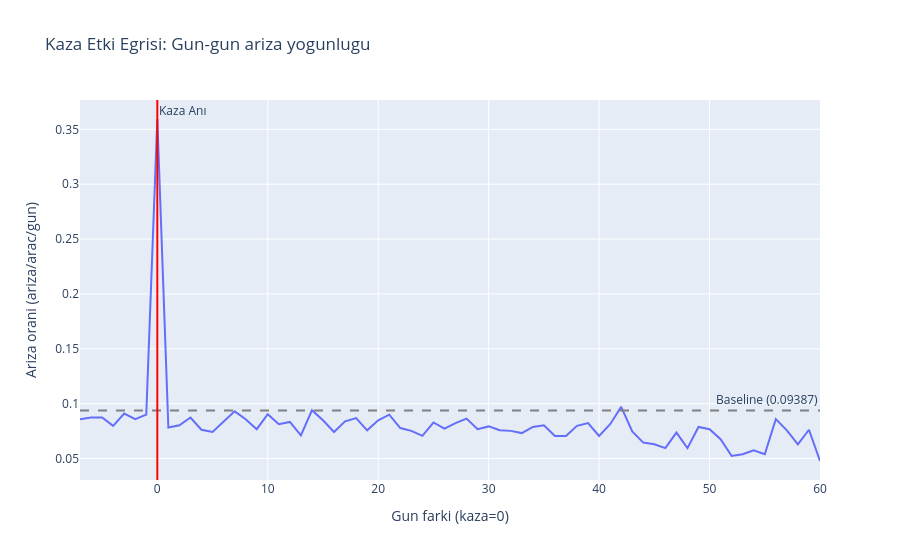

Notebook code cell kept with this figure:
### Markdown cell above
---

## 5. Etki Süresi Eğrisi (Gün-gün Wave)
Kaza etkisi ne kadar sürede sönüyor? -7 ile +60 gün arası eğri.

### Code cell
# BOLUM 5: Etki Suresi Egrisi (Gun-gun Wave)
# Soru: Kaza sonrasi etki ne kadar surede sonuyor?
# Yontem: -7 ila +60 gun arasi gun-gun ariza yogunlugu

# Tum kaza-ariza ciftleri icin gun farki
ariza_kaza_full = df_ariza.merge(
    df_kaza[['kapino', 'kazasaat']], left_on='KAPINO', right_on='kapino', how='inner'
)
ariza_kaza_full['gun_farki'] = (
    ariza_kaza_full['OLAYTARIHI'] - ariza_kaza_full['kazasaat']
).dt.total_seconds() / 86400
ariza_kaza_full['gun_farki_int'] = ariza_kaza_full['gun_farki'].round().astype(int)

# -7..+60 gun penceresi
window_df = ariza_kaza_full[(ariza_kaza_full['gun_farki_int'] >= -7) & (ariza_kaza_full['gun_farki_int'] <= 60)]
gun_dist = window_df.groupby('gun_farki_int').size().reindex(range(-7, 61), fill_value=0)

# Her gun icin: araba × pencere içinde olan kaza sayısı
# Her kaza için -7..+60 = 68 gunluk pencere acar
n_kaza = len(df_kaza)
expected_aracgun_per_day = n_kaza  # her gun icin n_kaza pencere icinde

# Gunluk ariza orani
gun_orani = gun_dist / expected_aracgun_per_day

print('=== GUN-GUN ETKI EGRISI ===')
print('Gun       Ariza   Orani   Baseline_Carpani')
for gun in [-7, -3, -1, 0, 1, 3, 7, 14, 30, 45, 60]:
    if gun in gun_orani.index:
        n = gun_dist.loc[gun]
        oran = gun_orani.loc[gun]
        carpan = oran / baseline_orani if baseline_orani > 0 else 0
        print(f'{gun:+3d}.gun  {n:5d}   {oran:.5f}   x{carpan:.2f}')

# Etki ne zaman sonuyor? (baseline'in 1.5 katinin altina dustu mu?)
post_window = gun_orani.loc[1:]
threshold = baseline_orani * 1.5
under_threshold = post_window[post_window < threshold]
if len(under_threshold) > 0:
    iyilesme_gun = under_threshold.index[0]
    print()
    print(f'VERIYE GORE: Etki ~{iyilesme_gun}. gunde baseline*1.5 altina iniyor.')
else:
    print()
    print('VERIYE GORE: 60 gun boyunca etki baseline*1.5 ustunde kaliyor — uzun sureli hasar.')

# Gorsel
fig = px.line(
    x=gun_orani.index, y=gun_orani.values,
    labels={'x': 'Gun farki (kaza=0)', 'y': 'Ariza orani (ariza/arac/gun)'},
    title='Kaza Etki Egrisi: Gun-gun ariza yogunlugu'
)
fig.add_hline(y=baseline_orani, line_dash='dash', line_color='gray',
              annotation_text=f'Baseline ({baseline_orani:.5f})')
fig.add_vline(x=0, line_color='red', annotation_text='Kaza Anı')
fig.show()

### Figure 1 — Plotly figure (JSON) as saved in the notebook; plotly's stock layout.template omitted (floating-point values rounded to 4 significant figures)
{"data": [{"hovertemplate": "Gun farki (kaza=0)=%{x}<br>Ariza orani (ariza/arac/gun)=%{y}<extra></extra>", "legendgroup": "", "line": {"color": "#636efa", "dash": "solid"}, "marker": {"symbol": "circle"}, "mode": "lines", "name": "", "orientation": "v", "showlegend": false, "type": "scatter", "x": [-7, -6, -5, -4, -3, -2, -1, 0, 1, 2, 3, 4, 5, 6, 7, 8, 9, 10, 11, 12, 13, 14, 15, 16, 17, 18, 19, 20, 21, 22, 23, 24, 25, 26, 27, 28, 29, 30, 31, 32, 33, 34, 35, 36, 37, 38, 39, 40, 41, 42, 43, 44, 45, 46, 47, 48, 49, 50, 51, 52, 53, 54, 55, 56, 57, 58, 59, 60], "xaxis": "x", "y": [0.08592, 0.08744, 0.08744, 0.07982, 0.091, 0.08592, 0.08998, 0.3594, 0.07829, 0.08033, 0.08744, 0.07626, 0.07422, 0.08388, 0.09304, 0.08592, 0.07677, 0.09049, 0.08134, 0.08338, 0.07117, 0.09405, 0.0849, 0.07422, 0.08388, 0.08693, 0.07575, 0.0849, 0.08998, 0.07778, 0.07524, 0.07067, 0.08287, 0.07728, 0.08236, 0.08643, 0.07677, 0.07931, 0.07575, 0.07524, 0.07321, 0.0788, 0.08033, 0.07067, 0.07067, 0.07982, 0.08236, 0.07067, 0.08134, 0.0971, 0.07473, 0.06457, 0.06304, 0.05948, 0.07372, 0.05948, 0.0788, 0.07677, 0.06762, 0.05236, 0.05389, 0.05745, 0.05389, 0.08592, 0.07575, 0.06304, 0.07626, 0.04779], "yaxis": "y"}], "layout": {"annotations": [{"showarrow": false, "text": "Baseline (0.09387)", "x": 1, "xanchor": "right", "xref": "x domain", "y": 0.09387, "yanchor": "bottom", "yref": "y"}, {"showarrow": false, "text": "Kaza Anı", "x": 0, "xanchor": "left", "xref": "x", "y": 1, "yanchor": "top", "yref": "y domain"}], "legend": {"tracegroupgap": 0}, "shapes": [{"line": {"color": "gray", "dash": "dash"}, "type": "line", "x0": 0, "x1": 1, "xref": "x domain", "y0": 0.09387, "y1": 0.09387, "yref": "y"}, {"line": {"color": "red"}, "type": "line", "x0": 0, "x1": 0, "xref": "x", "y0": 0, "y1": 1, "yref": "y domain"}], "title": {"text": "Kaza Etki Egrisi: Gun-gun ariza yogunlugu"}, "xaxis": {"anchor": "y", "domain": [0, 1], "title": {"text": "Gun farki (kaza=0)"}}, "yaxis": {"anchor": "x", "domain": [0, 1], "title": {"text": "Ariza orani (ariza/arac/gun)"}}}}
